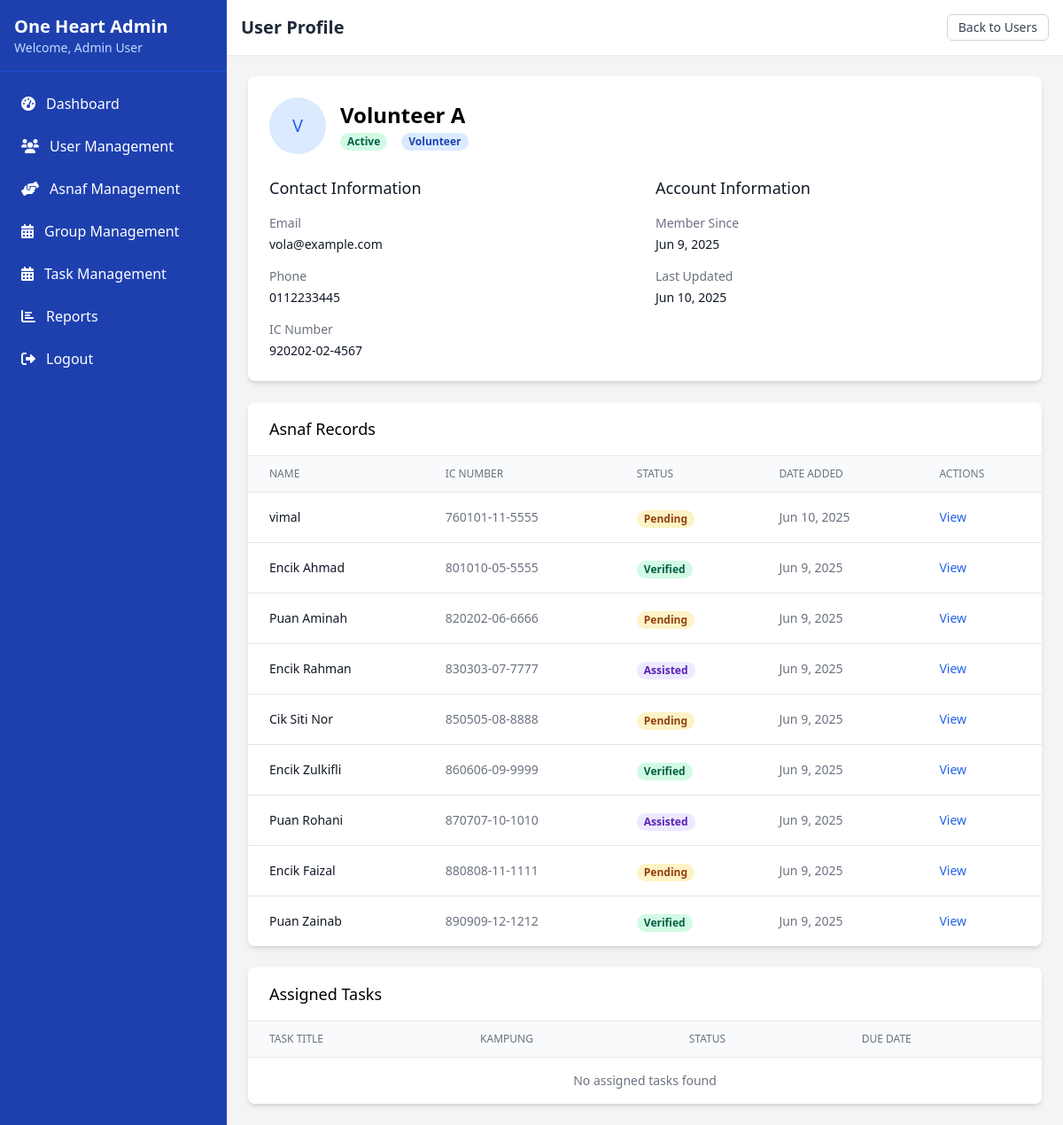
Page /admin_view_user.php?id=2 (signed in) on the committed database.
### tables this page shows
CREATE TABLE users (
    id INT AUTO_INCREMENT PRIMARY KEY,
    name VARCHAR(100) NOT NULL,
    username VARCHAR(50) UNIQUE NOT NULL,
    email VARCHAR(100) NOT NULL UNIQUE,
    password VARCHAR(255) NOT NULL,
    phone VARCHAR(20),
    ic VARCHAR(20),
    organization VARCHAR(255),
    role ENUM('admin', 'volunteer') NOT NULL DEFAULT 'volunteer',
    status ENUM('active', 'suspended') NOT NULL DEFAULT 'active',
    created_at TIMESTAMP DEFAULT CURRENT_TIMESTAMP,
    updated_at TIMESTAMP DEFAULT CURRENT_TIMESTAMP ON UPDATE CURRENT_TIMESTAMP
);

CREATE TABLE asnaf (
    id INT AUTO_INCREMENT PRIMARY KEY,
    name VARCHAR(100) NOT NULL,
    ic VARCHAR(20) NOT NULL,
    phone VARCHAR(20) NOT NULL,
    address TEXT NOT NULL,
    kampung VARCHAR(100) NOT NULL,
    tl VARCHAR(100),
    occupation VARCHAR(100),
    status ENUM('pending', 'verified', 'assisted') NOT NULL DEFAULT 'pending',
    total_dependent INT DEFAULT 0,
    dependent_names TEXT,
    problems TEXT,
    picture VARCHAR(255),
    user_id INT,
    created_at TIMESTAMP DEFAULT CURRENT_TIMESTAMP,
    updated_at TIMESTAMP DEFAULT CURRENT_TIMESTAMP ON UPDATE CURRENT_TIMESTAMP,
    FOREIGN KEY (user_id) REFERENCES users(id)
);

### admin_view_user.php (the view, shortened to what this page needs)
<?php
require_once 'config/database.php';
$user_id = $_GET['id'];
$stmt = $conn->prepare("SELECT * FROM users WHERE id = ?");
$stmt->bind_param("i", $user_id);
$stmt->execute();
$result = $stmt->get_result();
$user = $result->fetch_assoc();
$asnaf_records = [];
if ($user['role'] == 'volunteer') {
    $asnaf_records = $conn->query("
        SELECT * FROM asnaf WHERE user_id = $user_id ORDER BY created_at DESC
    ")->fetch_all(MYSQLI_ASSOC);
}
$assigned_tasks = [];
if ($user['role'] == 'volunteer') {
    $assigned_tasks = $conn->query("
        SELECT t.*, kg.name as kampung_name
        FROM tasks t
        JOIN kampung_groups kg ON t.kampung_id = kg.id
        WHERE t.assigned_to = $user_id
        ORDER BY t.due_date DESC
    ")->fetch_all(MYSQLI_ASSOC);
}
?>
<!DOCTYPE html>
<html lang="en">
<head>
    <link href="https://cdn.jsdelivr.net/npm/tailwindcss@2.2.19/dist/tailwind.min.css" rel="stylesheet">
    <link rel="stylesheet" href="https://cdnjs.cloudflare.com/ajax/libs/font-awesome/6.0.0/css/all.min.css">
</head>
<body class="bg-gray-100">
    <div class="flex">
        <?php include 'admin_sidebar.php'; ?>
        <div class="flex-1 ml-64">
            <header class="bg-white shadow-sm p-4">
                <div class="flex justify-between items-center">
                    <h2 class="text-xl font-semibold text-gray-800">User Profile</h2>
                    <div class="flex space-x-2">
                        <a href="admin_users.php" class="rounded-md border border-gray-300 px-3 py-1 text-sm font-medium text-gray-700 hover:bg-gray-50">
                            Back to Users
                        </a>
                    </div>
                </div>
            </header>
            <main class="p-6">
                <div class="space-y-6">
                    <div class="bg-white shadow-md rounded-lg overflow-hidden">
                        <div class="p-6">
                            <div class="flex items-center space-x-4">
                                <div class="flex-shrink-0 h-16 w-16 rounded-full bg-blue-100 flex items-center justify-center">
                                    <span class="text-blue-600 text-xl font-medium">
                                        <?= strtoupper(substr($user['name'], 0, 1)) ?>
                                    </span>
                                </div>
                                <div>
                                    <h1 class="text-2xl font-bold"><?= htmlspecialchars($user['name']) ?></h1>
                                    <div class="flex items-center space-x-4 mt-1">
                                        <span class="px-2 inline-flex text-xs leading-5 font-semibold rounded-full
                                            <?= $user['status'] == 'active' ? 'bg-green-100 text-green-800' : 'bg-red-100 text-red-800' ?>">
                                            <?= ucfirst($user['status']) ?>
                                        </span>
                                        <span class="px-2 inline-flex text-xs leading-5 font-semibold rounded-full bg-blue-100 text-blue-800">
                                            <?= ucfirst($user['role']) ?>
                                        </span>
                                    </div>
                                </div>
                            </div>
                            <div class="mt-6 grid grid-cols-1 gap-6 sm:grid-cols-2">
                                <div>
                                    <h2 class="text-lg font-medium text-gray-900">Contact Information</h2>
                                    <div class="mt-4 space-y-4">
                                        <div>
                                            <p class="text-sm font-medium text-gray-500">Email</p>
                                            <p class="mt-1 text-sm text-gray-900"><?= htmlspecialchars($user['email']) ?></p>
                                        </div>
                                        <div>
                                            <p class="text-sm font-medium text-gray-500">Phone</p>
                                            <p class="mt-1 text-sm text-gray-900"><?= htmlspecialchars($user['phone'] ?? 'N/A') ?></p>
                                        </div>
                                        <div>
                                            <p class="text-sm font-medium text-gray-500">IC Number</p>
                                            <p class="mt-1 text-sm text-gray-900"><?= htmlspecialchars($user['ic'] ?? 'N/A') ?></p>
                                        </div>
                                    </div>
                                </div>
                                <div>
                                    <h2 class="text-lg font-medium text-gray-900">Account Information</h2>
                                    <div class="mt-4 space-y-4">
                                        <div>
                                            <p class="text-sm font-medium text-gray-500">Member Since</p>
                                            <p class="mt-1 text-sm text-gray-900"><?= date('M j, Y', strtotime($user['created_at'])) ?></p>
                                        </div>
                                        <div>
                                            <p class="text-sm font-medium text-gray-500">Last Updated</p>
                                            <p class="mt-1 text-sm text-gray-900"><?= date('M j, Y', strtotime($user['updated_at'])) ?></p>
                                        </div>
                                    </div>
                                </div>
                            </div>
                        </div>
                    </div>
                    <?php if ($user['role'] == 'volunteer'): ?>
                        <div class="bg-white shadow-md rounded-lg overflow-hidden">
                            <div class="px-6 py-4 border-b border-gray-200">
                                <h3 class="text-lg font-medium">Asnaf Records</h3>
                            </div>
                            <div class="overflow-x-auto">
                                <table class="min-w-full divide-y divide-gray-200">
                                    <thead class="bg-gray-50">
                                        <tr>
                                            <th class="px-6 py-3 text-left text-xs font-medium text-gray-500 uppercase">Name</th>
                                            <th class="px-6 py-3 text-left text-xs font-medium text-gray-500 uppercase">IC Number</th>
                                            <th class="px-6 py-3 text-left text-xs font-medium text-gray-500 uppercase">Status</th>
                                            <th class="px-6 py-3 text-left text-xs font-medium text-gray-500 uppercase">Date Added</th>
                                            <th class="px-6 py-3 text-left text-xs font-medium text-gray-500 uppercase">Actions</th>
                                        </tr>
                                    </thead>
                                    <tbody class="bg-white divide-y divide-gray-200">
                                        <?php foreach ($asnaf_records as $asnaf): ?>
                                        <tr>
                                            <td class="px-6 py-4 whitespace-nowrap">
                                                <div class="text-sm font-medium text-gray-900"><?= htmlspecialchars($asnaf['name']) ?></div>
                                            </td>
                                            <td class="px-6 py-4 whitespace-nowrap text-sm text-gray-500">
                                                <?= htmlspecialchars($asnaf['ic']) ?>
                                            </td>
                                            <td class="px-6 py-4 whitespace-nowrap">
                                                <span class="px-2 inline-flex text-xs leading-5 font-semibold rounded-full
                                                    <?= $asnaf['status'] == 'verified' ? 'bg-green-100 text-green-800' :
                                                       ($asnaf['status'] == 'assisted' ? 'bg-purple-100 text-purple-800' : 'bg-yellow-100 text-yellow-800') ?>">
                                                    <?= ucfirst($asnaf['status']) ?>
                                                </span>
                                            </td>
                                            <td class="px-6 py-4 whitespace-nowrap text-sm text-gray-500">
                                                <?= date('M j, Y', strtotime($asnaf['created_at'])) ?>
                                            </td>
                                            <td class="px-6 py-4 whitespace-nowrap text-sm text-gray-500">
                                                <a href="admin_view_asnaf.php?id=<?= $asnaf['id'] ?>" class="text-blue-600 hover:text-blue-900">View</a>
                                            </td>
                                        </tr>
                                        <?php endforeach; ?>
                                    </tbody>
                                </table>
                            </div>
                        </div>
                        <div class="bg-white shadow-md rounded-lg overflow-hidden">
                            <div class="px-6 py-4 border-b border-gray-200">
                                <h3 class="text-lg font-medium">Assigned Tasks</h3>
                            </div>
                            <div class="overflow-x-auto">
                                <table class="min-w-full divide-y divide-gray-200">
                                    <thead class="bg-gray-50">
                                        <tr>
                                            <th class="px-6 py-3 text-left text-xs font-medium text-gray-500 uppercase">Task Title</th>
                                            <th class="px-6 py-3 text-left text-xs font-medium text-gray-500 uppercase">Kampung</th>
                                            <th class="px-6 py-3 text-left text-xs font-medium text-gray-500 uppercase">Status</th>
                                            <th class="px-6 py-3 text-left text-xs font-medium text-gray-500 uppercase">Due Date</th>
                                        </tr>
                                    </thead>
                                    <tbody class="bg-white divide-y divide-gray-200">
                                        <?php if (empty($assigned_tasks)): ?>
                                        <tr>
                                            <td colspan="4" class="px-6 py-4 text-center text-sm text-gray-500">
                                                No assigned tasks found
                                            </td>
                                        </tr>
                                        <?php endif; ?>
                                    </tbody>
                                </table>
                            </div>
                        </div>
                    <?php endif; ?>
                </div>
            </main>
        </div>
    </div>
</body>
</html>

### rows in the picture
users: name "V", name "Volunteer A", status "Active", role "Volunteer", email "vola@example.com", phone "0112233445", ic "920202-02-4567", created_at "Jun 9, 2025", updated_at "Jun 10, 2025"
asnaf: name "vimal", ic "760101-11-5555", status "Pending", created_at "Jun 10, 2025"
asnaf: name "Encik Ahmad", ic "801010-05-5555", status "Verified", created_at "Jun 9, 2025"
asnaf: name "Puan Aminah", ic "820202-06-6666", status "Pending", created_at "Jun 9, 2025"
asnaf: name "Encik Rahman", ic "830303-07-7777", status "Assisted", created_at "Jun 9, 2025"
asnaf: name "Cik Siti Nor", ic "850505-08-8888", status "Pending", created_at "Jun 9, 2025"
asnaf: name "Encik Zulkifli", ic "860606-09-9999", status "Verified", created_at "Jun 9, 2025"
asnaf: name "Puan Rohani", ic "870707-10-1010", status "Assisted", created_at "Jun 9, 2025"
asnaf: name "Encik Faizal", ic "880808-11-1111", status "Pending", created_at "Jun 9, 2025"
asnaf: name "Puan Zainab", ic "890909-12-1212", status "Verified", created_at "Jun 9, 2025"

### other values in the picture
$_SESSION['user_name'] "Admin User"
